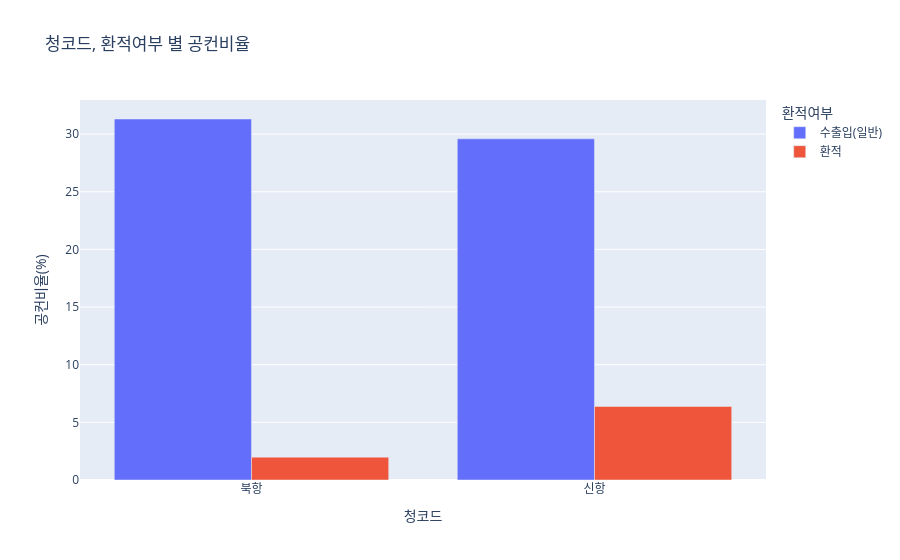

Write notebook code for a chart like this one.
### Code cell
fig = px.bar(grp2_plot, x='청코드', y='공컨비율(%)',color='환적여부', barmode='group', title='청코드, 환적여부 별 공컨비율')

fig.show()

### Figure 1 — Plotly figure (JSON) as saved in the notebook; plotly's stock layout.template omitted (floating-point values rounded to 4 significant figures)
{"data": [{"alignmentgroup": "True", "hovertemplate": "환적여부=수출입(일반)<br>청코드=%{x}<br>공컨비율(%)=%{y}<extra></extra>", "legendgroup": "수출입(일반)", "marker": {"color": "#636efa", "pattern": {"shape": ""}}, "name": "수출입(일반)", "offsetgroup": "수출입(일반)", "orientation": "v", "showlegend": true, "textposition": "auto", "x": ["북항", "신항"], "xaxis": "x", "y": [31.31, 29.59], "yaxis": "y", "type": "bar"}, {"alignmentgroup": "True", "hovertemplate": "환적여부=환적<br>청코드=%{x}<br>공컨비율(%)=%{y}<extra></extra>", "legendgroup": "환적", "marker": {"color": "#EF553B", "pattern": {"shape": ""}}, "name": "환적", "offsetgroup": "환적", "orientation": "v", "showlegend": true, "textposition": "auto", "x": ["북항", "신항"], "xaxis": "x", "y": [1.98, 6.38], "yaxis": "y", "type": "bar"}], "layout": {"xaxis": {"anchor": "y", "domain": [0.0, 1.0], "title": {"text": "청코드"}}, "yaxis": {"anchor": "x", "domain": [0.0, 1.0], "title": {"text": "공컨비율(%)"}}, "legend": {"title": {"text": "환적여부"}, "tracegroupgap": 0}, "title": {"text": "청코드, 환적여부 별 공컨비율"}, "barmode": "group"}}
